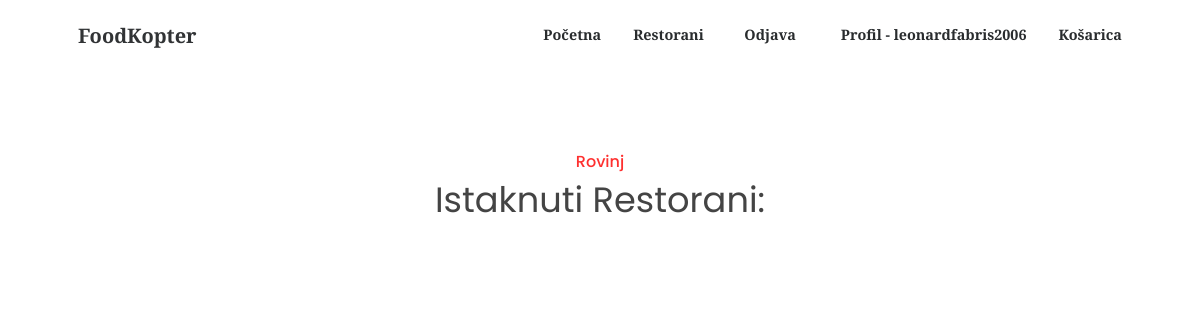
/demo/ (signed in), run on an earlier commit of the app's database.
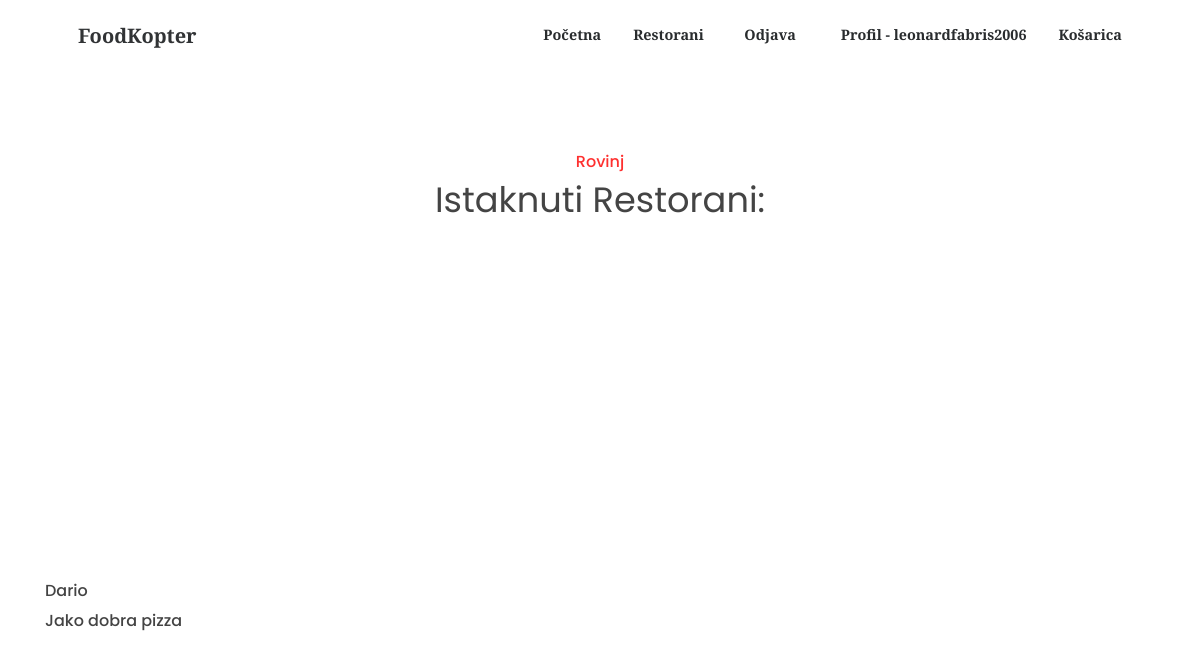
And on a later commit of the database.
### main/models.py (models this page shows, shortened)
class Restoran(models.Model):
    ime = models.CharField(max_length=50, blank=True)
    kratko = models.TextField(blank=True)
    opis = models.TextField(blank=True)
    sirina = models.FloatField(null=True)
    duzina = models.FloatField(null=True)
    grad = models.CharField(max_length=50, blank=True)
    slika = models.ImageField(default = "static/img/default1.jpg", upload_to='static/user/')

### main/views.py (the view)
# urls.py: path('demo/', views.demo, name="demo"),
def demo(request):
    restorani = Restoran.objects.filter(grad="Rovinj")
    args = {"restorani":restorani}
    return render(request, 'main/demo.html', args)

### main/templates/main/demo.html (shortened to what this page needs)
{% extends "main/navbar.html" %}
{% load static %}
{%block imports%}
<link href="{%static 'css/cards2.css'%}" rel="stylesheet" />
{%endblock%}
{% block content %}
<br><br><br>
{% if user.is_authenticated %}
<section class="section-products">
  <div class="container">
      <div class="row justify-content-center text-center">
          <div class="col-md-8 col-lg-6">
              <div class="header">
                  <h3>Rovinj</h3>
                  <h2>Istaknuti Restorani:</h2>
              </div>
          </div>
      </div>
      <div class="row">
          {%for rs in restorani %}
          <div class="col-md-6 col-lg-4 col-xl-3">
              <div id="product-1" class="single-product">
                  <div class="part-1" style="background: url(/{{rs.slika}}) no-repeat center; background-size: cover;
                  transition: all 0.3s;">
                  </div>
                  <div class="part-2">
                      <h3 class="product-title">{{rs.ime}}</h3>
                      <h4 class="product-price">{{rs.kratko}}</h4>
                  </div>
              </div>
          </div>
          {%endfor%}
      </div>
  </div>
</section>
{%else%}
<p style="font-weight: bold;" class="text-muted text-center">Trebate imati korisnički račun prije nego što možete napraviti narudžbu.</p>
{%endif%}
{%endblock content %}

What changed in the data, as far as the page shows it:
added Restoran: ime "Dario", kratko "Jako dobra pizza"
